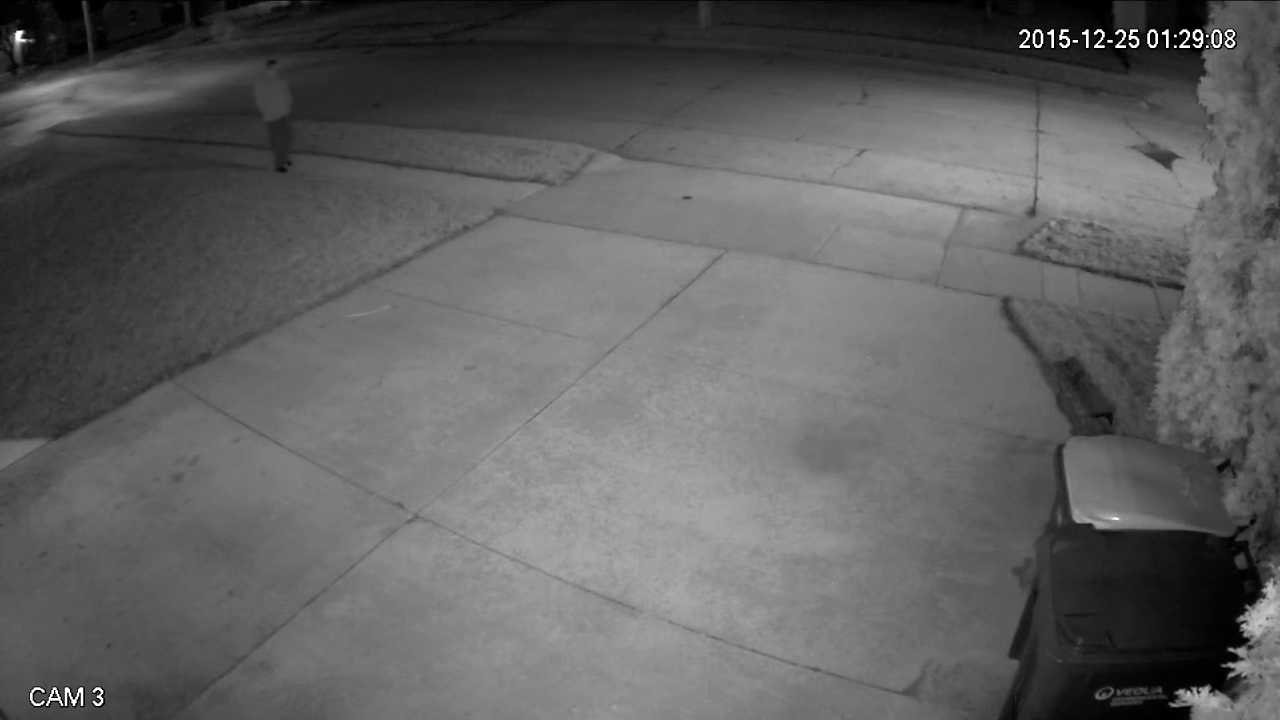
#> input picture frame 31 of opencv/images/street_cam.mp4, 1280 x 720 px
$ python motion_detection.py
#> lines starting #> are read from the running program, lines starting #| are printed output that depends on the picture; after the words box and inside, x2 and y2 are one past the last pixel; in counts of white or black regions, pixels touching at a corner belong together
import cv2
import cv2 as cv

cap = cv.VideoCapture('images/street_cam.mp4')

ret, frame1 = cap.read()
#> frame1 is the input picture: shape (720, 1280, 3); min 0, max 255, mean 96.2
ret, frame2 = cap.read()
print(cap.get(5))
while cap.isOpened():
    diff = cv.absdiff(frame1,frame2)
    gray = cv.cvtColor(diff,cv.COLOR_BGR2GRAY)
    blur = cv.GaussianBlur(gray, (5,5), 0)
    _, thresh = cv.threshold(blur, 20,255, cv2.THRESH_BINARY)
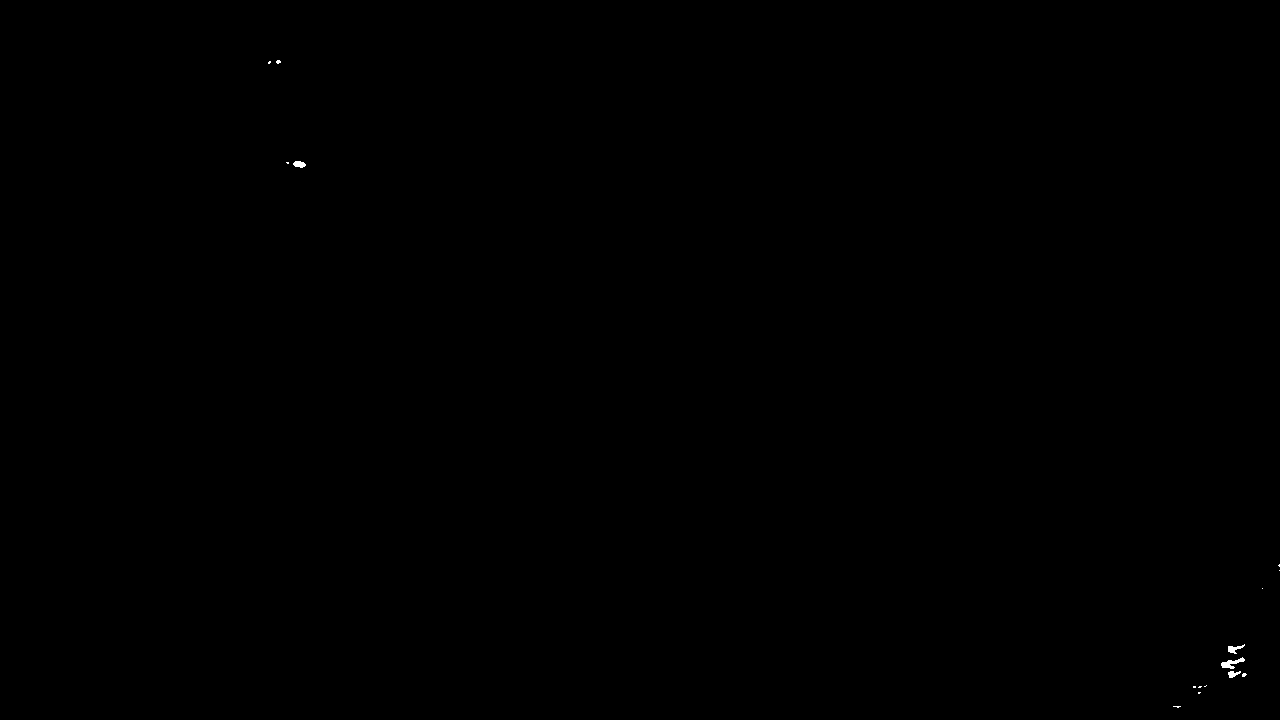
#> thresh: shape (720, 1280); 0.04% white; 16 white regions (12 under 20 px), largest, box (x1, y1, x2, y2) and area: (1221, 657, 1245, 669) 124, (1228, 644, 1245, 654) 76, (293, 161, 306, 168) 66, (1228, 671, 1241, 678) 56
    dilated = cv.dilate(thresh, None, iterations=3)
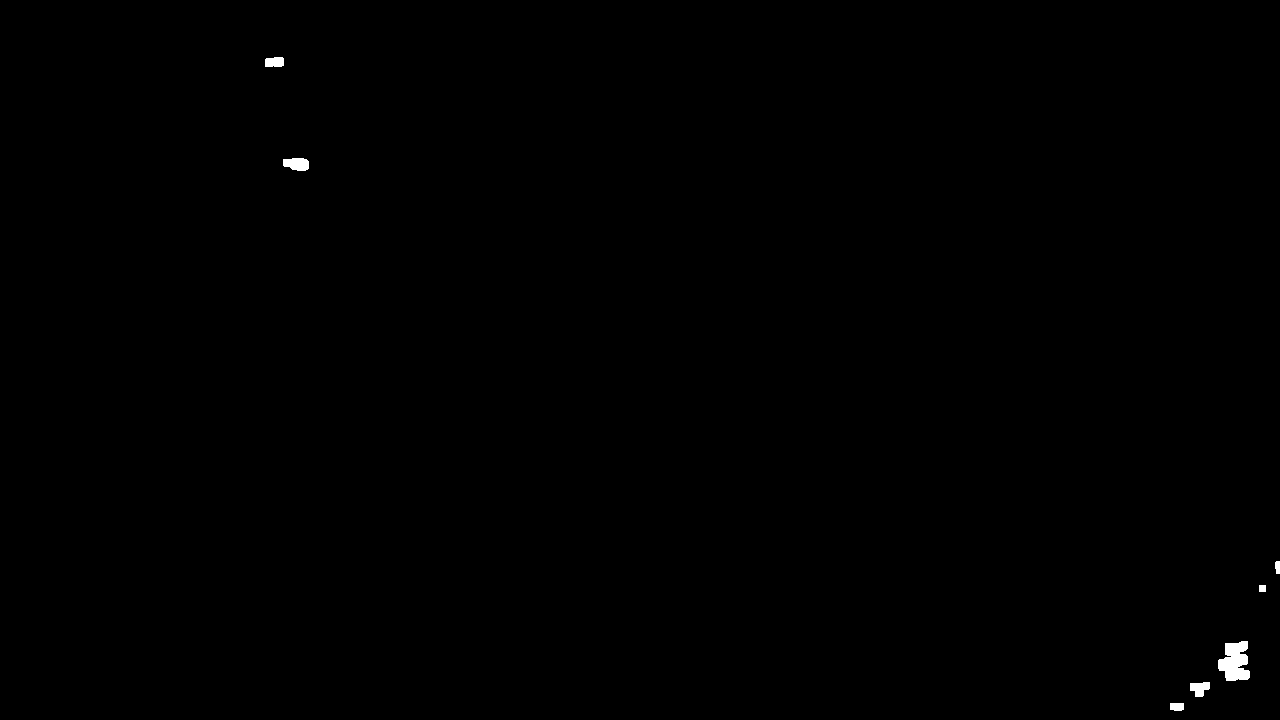
#> dilated: shape (720, 1280); 0.19% white; 7 white regions
    contours,_ = cv.findContours(dilated, cv2.RETR_TREE, cv2.CHAIN_APPROX_SIMPLE)
#> contours = 7 contours; box (x1, y1, x2, y2) and area: (1218, 641, 1250, 681) 824, (283, 158, 309, 171) 246, (1190, 682, 1210, 697) 182, (265, 57, 284, 67) 150, (1170, 703, 1184, 711) 86, (1275, 561, 1280, 574) 43, (1259, 585, 1266, 592) 36


    for contour in contours:
        (x, y, w, h) = cv2.boundingRect(contour)

        if cv.contourArea(contour) < 1000 or w > h:
            continue
        cv.rectangle(frame1, (x,y), (x+w, y+h), (0,255,0), 2)
        cv.putText(frame1, 'There is movement', (20,30), cv2.FONT_HERSHEY_SIMPLEX, 1, (0,0,255), 3)
#> this loop made 7 passes
#> (x, y, w, h) on passes 1, 2, 3, 5, 6, 7: (1170, 703, 14, 8), (1190, 682, 20, 15), (1218, 641, 32, 40), (1275, 561, 5, 13), (283, 158, 26, 13), (265, 57, 19, 10)
#> (contour, x, y, w, h) on pass 4: ([[1259, 585], [1259, 591], [1265, 591], [1265, 585]], 1259, 585, 7, 7)
    # cv.drawContours(frame1, contours,-1, (0,255,0),2)
    cv.imshow("motion detector",frame1)
    frame1 = frame2
    ret, frame2 = cap.read()
    if cv.waitKey(40) == ord('q'):
#> (key q is pressed here)
        print("error")
        break

cv2.destroyAllWindows()

$ run again, starting later in the video
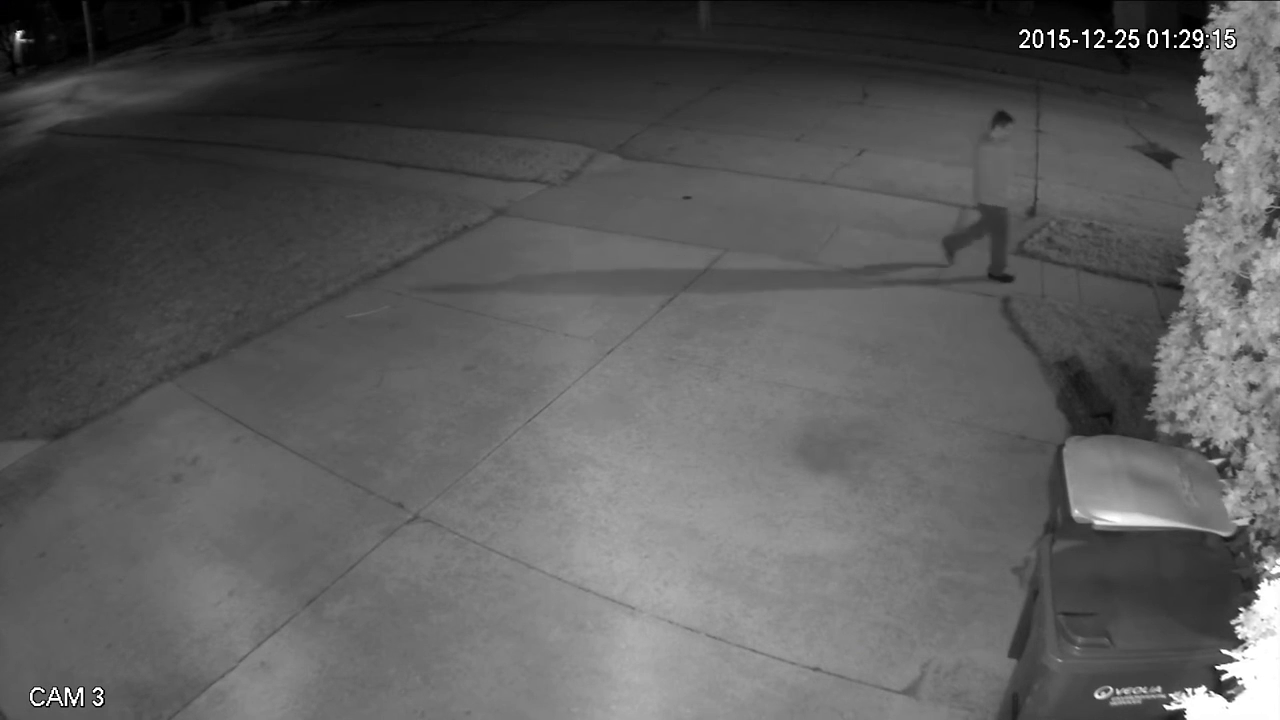
#> input picture frame 140 of opencv/images/street_cam.mp4, 1280 x 720 px
#> frame1 is the input picture: shape (720, 1280, 3); mean B, G, R 90.1, 90.1, 90.1
#> `_, thresh = cv.threshold(blur, 20,255, cv2.THRESH_BINARY)`:
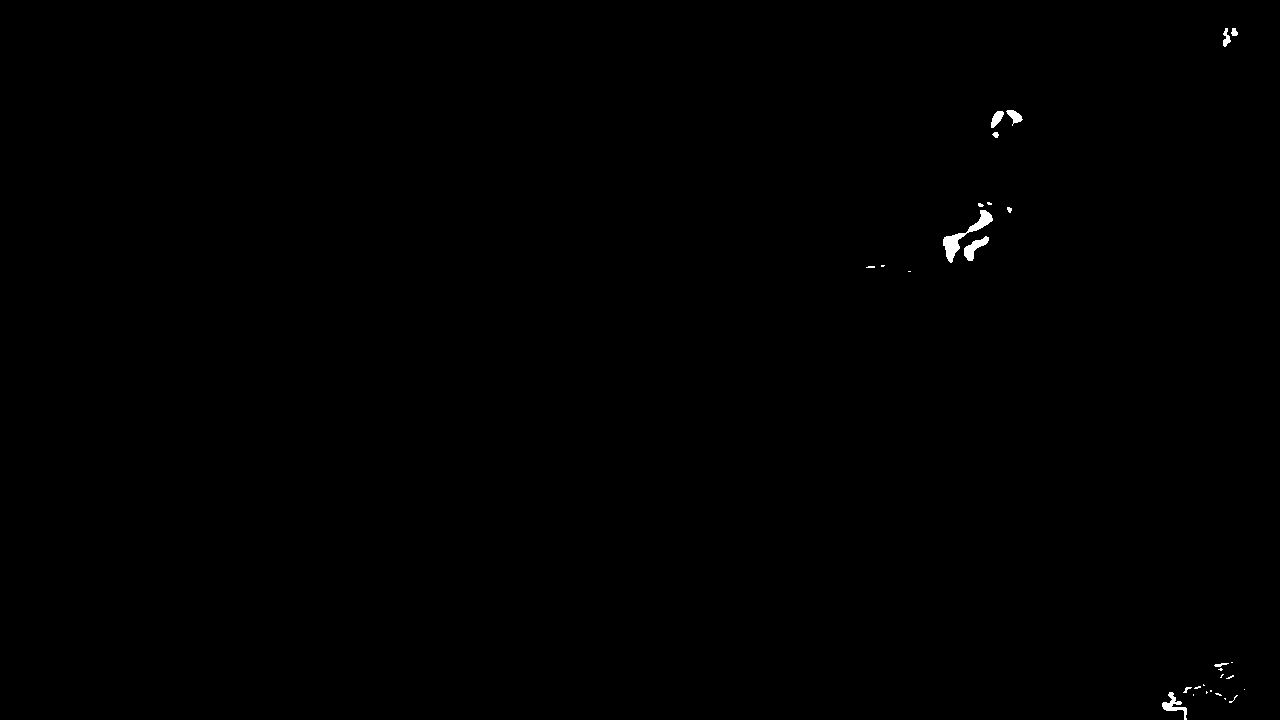
#> thresh: shape (720, 1280); 0.19% white; 29 white regions (18 under 20 px), largest, box (x1, y1, x2, y2) and area: (943, 210, 993, 263) 605, (964, 236, 989, 261) 262, (1162, 692, 1187, 720) 236
#> dilated: shape (720, 1280); 0.59% white; 9 white regions
#> contours = 10 contours; largest, box (x1, y1, x2, y2) and area: (940, 199, 996, 266) 1939, (988, 107, 1026, 141) 744, (1180, 681, 1248, 706) 647, (1159, 689, 1190, 720) 562, (1211, 659, 1237, 682) 378
#> the loop `for contour in contours:` made 10 passes
#> (x, y, w, h) on passes 1, 2, 3, 5, 6, 7, 8, 9: (1159, 689, 31, 31), (1180, 681, 68, 25), (1211, 659, 26, 23), (863, 262, 25, 9), (1004, 204, 11, 12), (940, 199, 56, 67), (961, 232, 22, 12), (988, 107, 38, 34)
#> after the loop `for contour in contours:`:
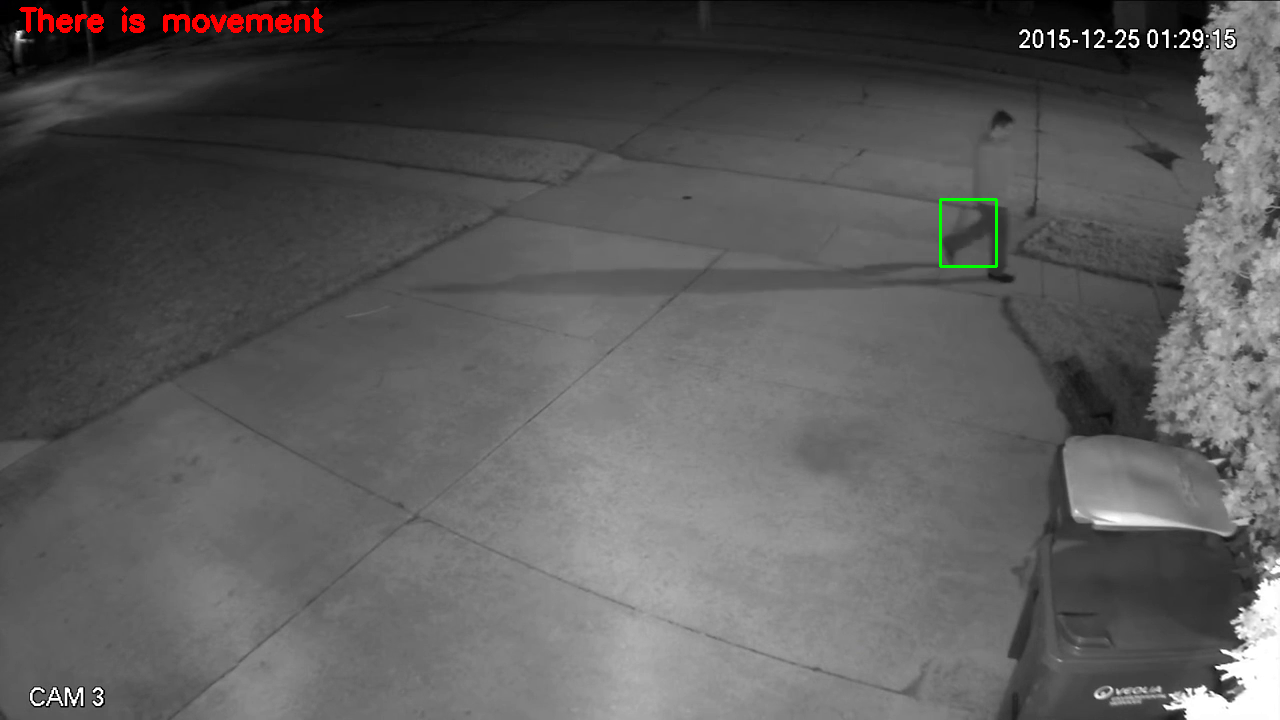
#> frame1: shape (720, 1280, 3); 0.42% of pixels changed, all inside (x1, y1, x2, y2) = (19, 6, 998, 268)

$ run again, starting later in the video
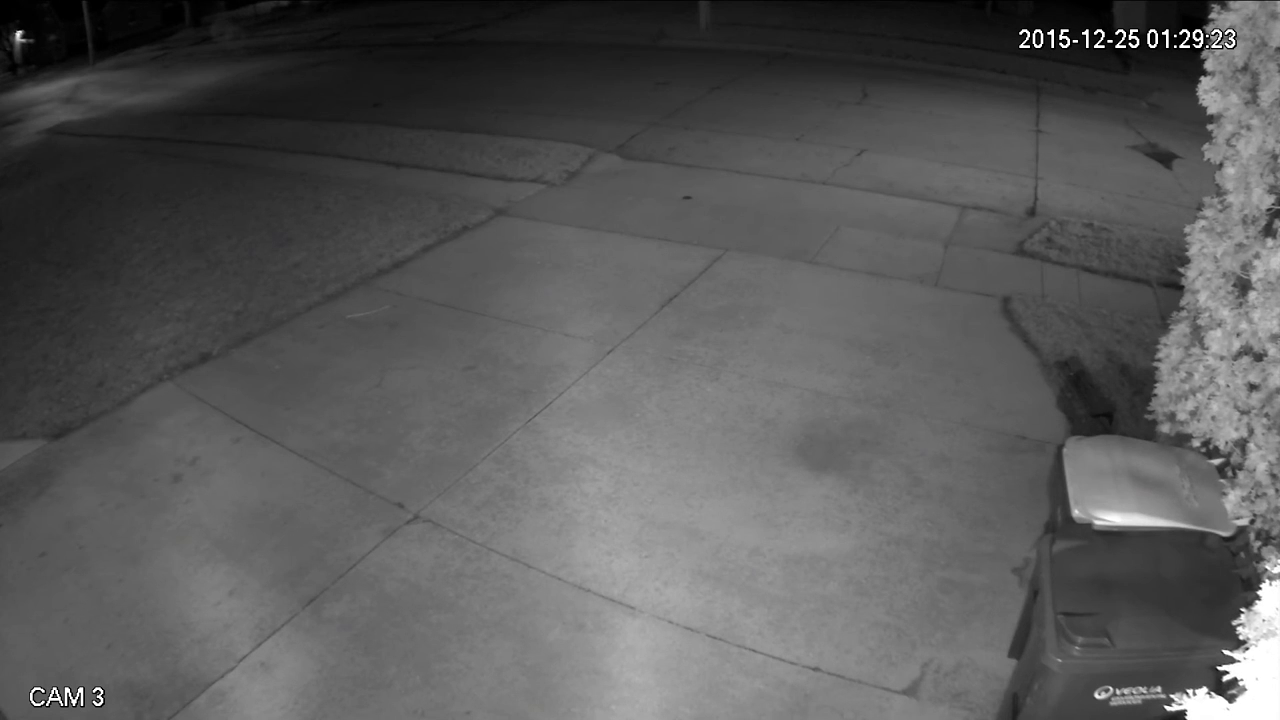
#> input picture frame 249 of opencv/images/street_cam.mp4, 1280 x 720 px
#> frame1 is the input picture: shape (720, 1280, 3); mean B, G, R 88.9, 88.9, 88.9
#> `blur = cv.GaussianBlur(gray, (5,5), 0)`:
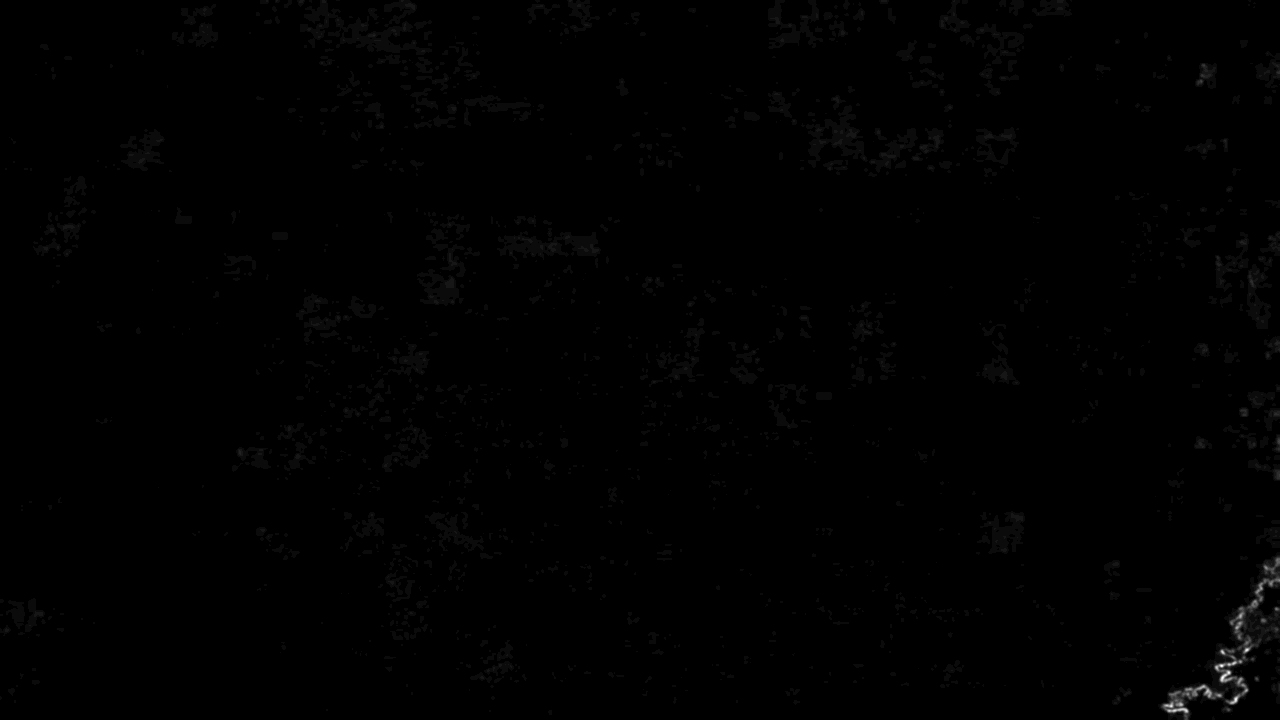
#> blur: shape (720, 1280); min 0, max 23, mean 0.1; drawn with min black and max white
#> thresh: shape (720, 1280); 0% white in thin lines or dots, all inside (x1, y1, x2, y2) = (1171, 649, 1248, 707)
#> dilated: shape (720, 1280); 0.04% white; 4 white regions
#> contours = 4 contours; box (x1, y1, x2, y2) and area: (1218, 662, 1233, 682) 146, (1232, 695, 1240, 704) 55, (1243, 646, 1251, 654) 48, (1168, 703, 1175, 710) 36
#> the loop `for contour in contours:` made 4 passes
#> (x, y, w, h) on passes 2 to 4: (1232, 695, 8, 9), (1218, 662, 15, 20), (1243, 646, 8, 8)
